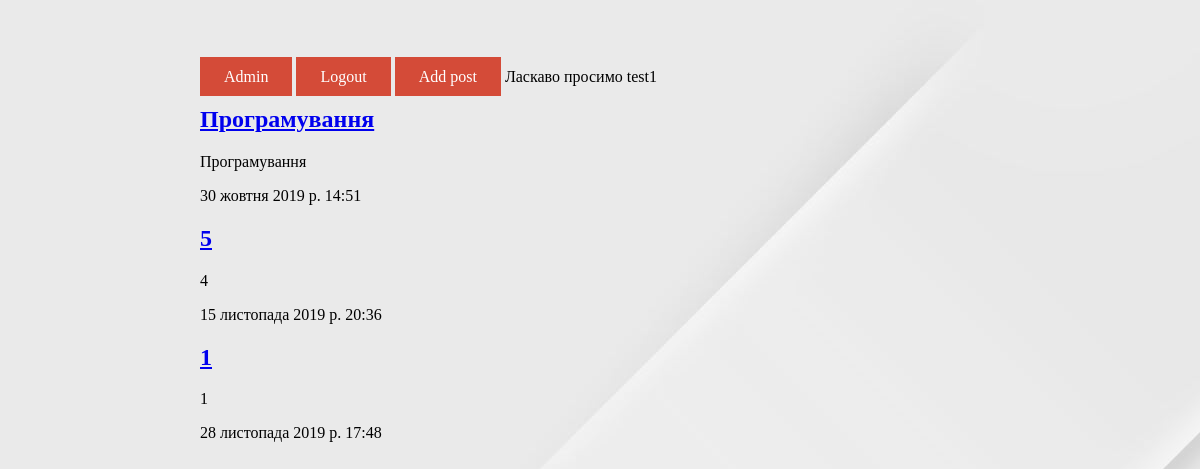
Screenshot of / (signed in) with the database file from the repository.
### blog/models.py (models this page shows, shortened)
class Blog(models.Model):
    user = models.ForeignKey(
        User,
        verbose_name="Автор",
        on_delete=models.CASCADE, default="")
    category = models.ForeignKey(
        Category,
        verbose_name="Категорія",
        on_delete=models.SET_NULL,
        null=True)
    title = models.CharField("Заголовок", max_length=70, default="")
    text_min = models.TextField("Текст", max_length=200, default="")
    text = models.TextField("Текст новини", default="")
    tags = models.ManyToManyField(Tag, verbose_name="Теги")
    created = models.DateTimeField("Дата створення", default=timezone.now)
    description = models.CharField("Опис", max_length=100, default="")
    keywords = models.CharField("Ключові слова", max_length=50, default="")
    class Meta:
        verbose_name = "Стаття"
        verbose_name_plural = "Статьї"

### blog/views.py (the view)
# urls.py: path('', views.blog_list, name="list_blog"),
def blog_list(request):
    blog = Blog.objects.all()
    return render(request, "blog/blog_list.html", {"blog": blog})

### templates/blog/blog_list.html (shortened to what this page needs)
 {% load staticfiles %}
    <link rel="stylesheet" href="{% static 'css/web.css' %}" type="text/css">
 <body leftmargin="100px" background="{% static "img/bg1.jpg" %}">
  <p>
    <a href="/admin" class="knopka">Admin</a>
      {% if user.is_authenticated %}
      <a href="/accounts/logout" class="knopka">Logout</a>
      <a href="/single/new" class="knopka">Add post</a>
      <a>Ласкаво просимо {{user}}</a>
      {% endif %}
    </p>
{% for new in blog %}
<h2><a href="{% url 'blog_detail' pk=new.id %}">{{ new.title }}</a></h2>
    <p>{{ new.text_min|safe }}</p>
    <p>{{ new.created }}</p>
{% endfor %}
 </body>

### static/css/web.css (style rules this page uses)
a.knopka { color: #fff; text-decoration: none; user-select: none; background: rgb(212, 75, 56); padding: 0.7em 1.5em; outline: none; }
body { padding: 7.5vh 100px 0 100px; font-family: var(--font); }

### rows the page displays
Blog: title "Програмування", text_min "Програмування", created "30 жовтня 2019 р. 14:51"
Blog: title "5", text_min "4", created "15 листопада 2019 р. 20:36"
Blog: title "1", text_min "1", created "28 листопада 2019 р. 17:48"

### other values shown
{{ user }} "test1"
